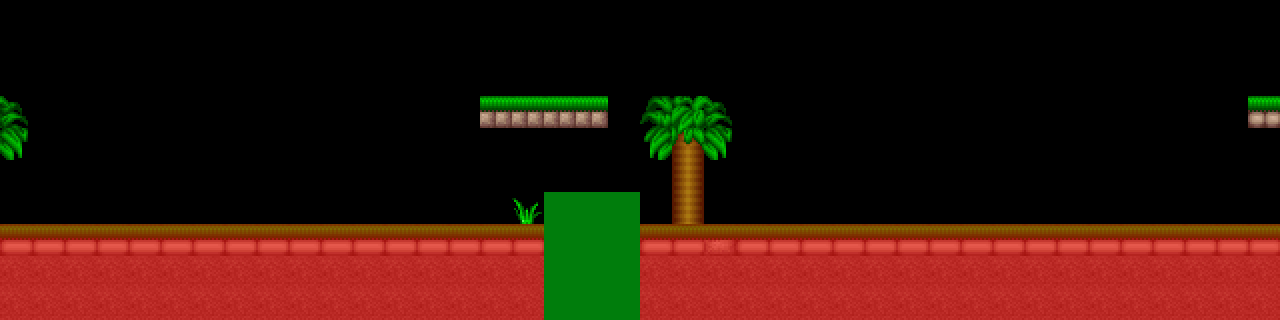

This game map was drawn from its Tiled (.tmx) file and the tilesets committed beside it. A one-line description and the trimmed map source follow:
An orthogonal 40x10 tile map with 32x32 px tiles, 2 tile layers (Background, MetaInfo), 2 tilesets and 1 object (SpawnPoint).

<map version="1.0" orientation="orthogonal" renderorder="right-down" width="40" height="10" tilewidth="32" tileheight="32" nextobjectid="2">
 <tileset firstgid="1" name="TileRun3" tilewidth="32" tileheight="32" spacing="2" margin="2" tilecount="198" columns="18">
  <image source="ortho-test2.png" width="640" height="400" />
 </tileset>
 <tileset firstgid="199" name="Meta" tilewidth="32" tileheight="32" spacing="1" margin="1" tilecount="2" columns="2">
  <image source="metaset.png" width="67" height="34" />
  <tile id="0">
   <properties>
    <property name="Ground" value="YES" />
   </properties>
  </tile>
  <tile id="1">
   <properties>
    <property name="Cliff" value="YES" />
   </properties>
  </tile>
 </tileset>
 <layer name="Background" width="40" height="10">
  <data>[400 cells, 127 non-empty, 13 distinct tile ids]</data>
 </layer>
 <objectgroup name="Objects">
  <object id="1" name="SpawnPoint" x="60" y="202" />
 </objectgroup>
 <layer name="MetaInfo" width="40" height="10">
  <data>[400 cells, 123 non-empty, 2 distinct tile ids]</data>
 </layer>
</map>
